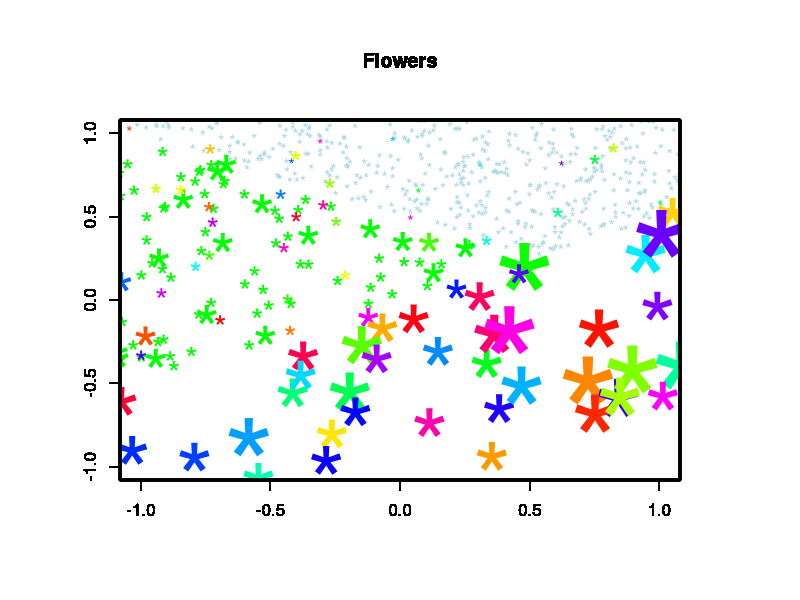

Reproduce this figure in R.
# moving pictures demo 5, flowers

n <- 80
sec <- 0.1
# set.seed(123)
# par(mar=rep(6,4),bg="black",col.axis="white",col.lab="white",fg="white",lwd=2)
par(mar=rep(6,4),bg="white",col.axis="black",col.lab="black",fg="black",lwd=2)
color <- sample(rainbow(n))
x <- 0
y <- 0
plot(x,y,type="n",cex=seq(1,10,2),xlim=c(-1,1),ylim=c(-1,1),main="Flowers",xlab="",ylab="",col="white")
   # polygon(matrix(c(-1.1,-1.1,-1.1,-0.55,1.1,0.55,1.1,-1.1),ncol=2,byrow=T),col="green3",border="green3")
   # polygon(matrix(c(-1.1,-0.55,0.5,0.25,-1.1,1.05),ncol=2,byrow=T),col="yellow",border="yellow")

for (i in 1:(n*24)){
    center <- runif(2,-1.1,1.1)
    par(new=T)
    ii <- i %% n + 1
    if (center[2] < 0.5*center[1]) cex.1 <- sample(c(2,2,2,2,2,4,4,4,6,8),1)
    else {
       if (center[2] < -0.5*center[1] + 0.5) cex.1 <- sample(c(1,1,1,2,2,2,2,2,4,4),1)
       else {
         cex.1 <- 1
         plot(center[1],center[2],cex=cex.1,pch="*",xlim=c(-1,1),ylim=c(-1,1),xlab="",ylab="",col="lightblue",main="Flowers")
       }
    }
}

for (i in 1:(n*4)){
    center <- runif(2,-1.1,1.1)
    par(new=T)
    ii <- i %% n + 1
    if (center[2] < 0.5*center[1]) cex.1 <- sample(c(2,2,2,2,2,4,4,4,6,8),1)
    else {
       if (center[2] < -0.5*center[1] + 0.5) {
          cex.1 <- sample(c(2,2,2,2,2,2,4),1)
          plot(center[1],center[2],cex=cex.1,pch="*",xlim=c(-1,1),ylim=c(-1,1),xlab="",ylab="",col="green",main="")
       }
    }
}

for (i in 1:n){
    center <- runif(2,-1.1,1.1)
    par(new=T)
    ii <- i %% n + 1
    if (center[2] < 0.5*center[1]) cex.1 <- sample(c(4,6,6,6,6,8,8,10),1)
    else {
       if (center[2] < -0.5*center[1] + 0.5) cex.1 <- sample(c(2,2,2,2,2,2,4),1)
       else cex.1 <- sample(c(1,1,1,1,1,1,2,2,2,2),1)
    }
    plot(center[1],center[2],cex=cex.1,pch="*",xlim=c(-1,1),ylim=c(-1,1),xlab="",ylab="",col=color[ii],main="")
    Sys.sleep(sec)
}

# savePlot("flowers_2",type="jpg")
# end
